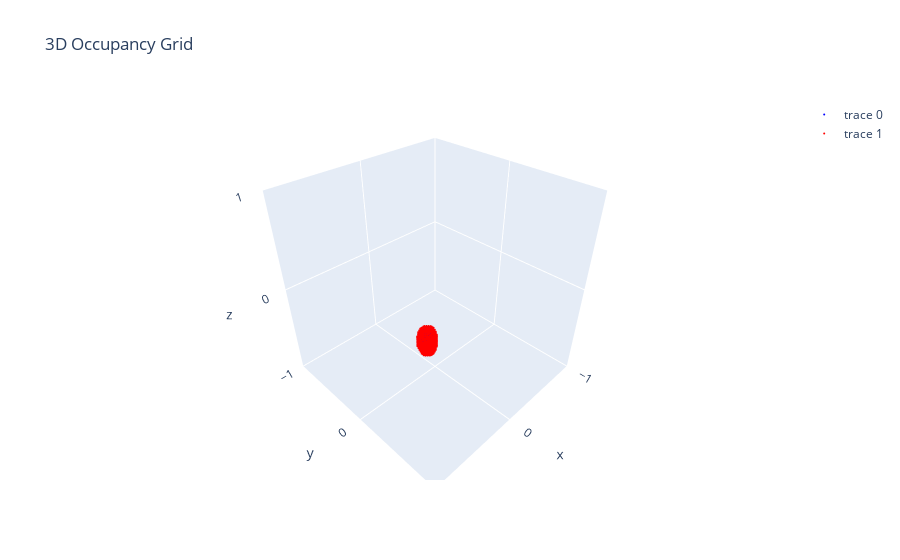

The cell this chart's notebook holds for it:
### Code cell
# Load the occupancy data from the .npy file
occupancy_grid = np.load(os.path.join(directory, 'object_occupancy.npy'))
# occupancy_grid = np.load(r'G:\Mixed_Reality\mr_liuxin\nerfstudio\object_occupancy.npy')
#G:\Mixed_Reality\cs\object_occupancy.npy
# Get the dimensions of the grid
grid_size = occupancy_grid.shape[0]

# Generate grid coordinates
x, y, z = np.meshgrid(np.linspace(-1, 1, grid_size), 
                      np.linspace(-1, 1, grid_size), 
                      np.linspace(-1, 1, grid_size),
                      indexing='ij')

# Filter coordinates based on occupancy
occupied_x = x[occupancy_grid]
occupied_y = y[occupancy_grid]
occupied_z = z[occupancy_grid]
print(np.min(occupied_x), np.max(occupied_x))
print(np.min(occupied_y), np.max(occupied_y))
print(np.min(occupied_z), np.max(occupied_z))

# dilate the occupancy grid by 1 voxel
occupancy_grid_torch = torch.from_numpy(occupancy_grid)
struct = scipy.ndimage.generate_binary_structure(3, 2)
occupancy_grid_dilated = scipy.ndimage.binary_dilation(occupancy_grid_torch, structure=struct, iterations=1)

# Filter coordinates based on dilated occupancy
occupied_x_dilated = x[occupancy_grid_dilated]
occupied_y_dilated = y[occupancy_grid_dilated]
occupied_z_dilated = z[occupancy_grid_dilated]

# Create a 3D scatter plot
occupancy = go.Scatter3d(x=occupied_x, y=occupied_y, z=occupied_z, mode='markers', marker=dict(size=1, color='blue'))

# Create a 3D scatter plot for dilated occupancy with a different color
occupancy_dilated = go.Scatter3d(x=occupied_x_dilated, y=occupied_y_dilated, z=occupied_z_dilated, mode='markers', marker=dict(size=0.5, color='red'))

# fig = go.Figure(data=[occupancy])
fig = go.Figure(data=[occupancy, occupancy_dilated])

# Update layout
fig.update_layout(
    title="3D Occupancy Grid",
    scene=dict(
        xaxis=dict(nticks=4, range=[-1, 1]),
        yaxis=dict(nticks=4, range=[-1, 1]),
        zaxis=dict(nticks=4, range=[-1, 1]),
        aspectratio=dict(x=1, y=1, z=1)
    )
)

# Show plot
fig.show()

### Figure 1 — Plotly figure (JSON) as saved in the notebook; plotly's stock layout.template omitted (floating-point values rounded to 4 significant figures; data arrays with more than 128 entries replaced by an {"elided": "..."} marker saying what was removed)
{"data": [{"marker": {"color": "blue", "size": 1}, "mode": "markers", "type": "scatter3d", "x": {"elided": "1503 float values"}, "y": {"elided": "1503 float values"}, "z": {"elided": "1503 float values"}}, {"marker": {"color": "red", "size": 0.5}, "mode": "markers", "type": "scatter3d", "x": {"elided": "2505 float values"}, "y": {"elided": "2505 float values"}, "z": {"elided": "2505 float values"}}], "layout": {"scene": {"aspectratio": {"x": 1, "y": 1, "z": 1}, "xaxis": {"nticks": 4, "range": [-1, 1]}, "yaxis": {"nticks": 4, "range": [-1, 1]}, "zaxis": {"nticks": 4, "range": [-1, 1]}}, "title": {"text": "3D Occupancy Grid"}}}
